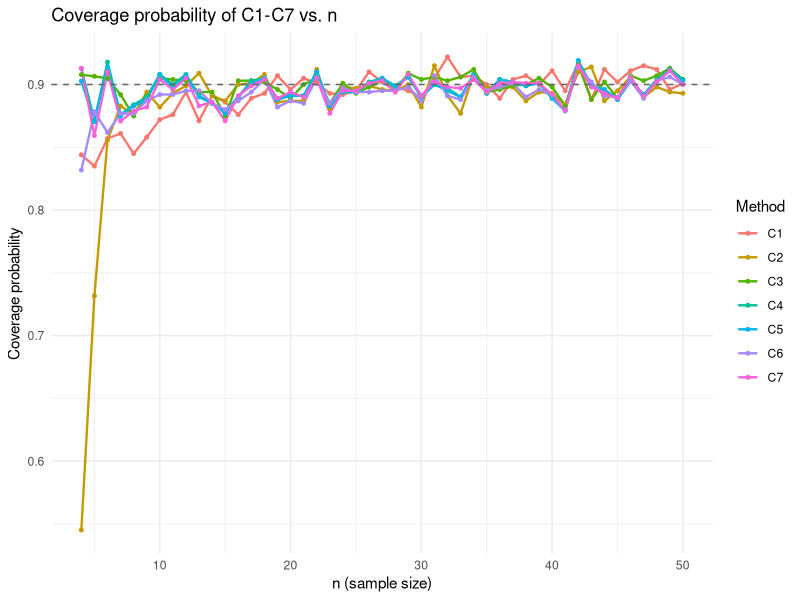

This figure's R source:
# Description
# TBD


# returns MLE given by Sundberg in equation (2) in chapter 2.2
# @ params
# t = c(t_1, ..., t_n) with t_i ~ Exp
# t_c censoring time
MLE_Sundberg <- function(t, t_c) {
  N <- sum(t <= t_c) # number of uncensored
  t_obs <- pmin(t, t_c)

  return(sum(t_obs) / N)
}


# returns CI regarding to Sundberg (see C1)
# @params
# t: is a n dimensional vector of observations whereas we assume 
# they are exponentially distributed
# t_c: censoring time 
# alpha: confidence niveau for the CI
C1_Sundberg <- function(N = NULL, t = NULL, t_c = NULL, alpha = 0.1) {

  if (is.null(t) == is.null(N)) {
    stop("Either 't' OR 'N' must be supplied.")
  }
  if (is.null(N)) {
    N <- sum(t < t_c) # number of uncensored
  }

  z <- qnorm(p = 1 - alpha / 2)
  c_lower <- 1 - z / sqrt(N)
  c_upper <- 1 + z / sqrt(N)

  if (is.null(t)) {
    if (! is.null(t_c)) {
      stop("If t is not given, t_c must also be null (don't need t_c for calculating c_l and c_u).")
    }

    return(list(
      c_lower = c_lower,
      c_upper = c_upper
    ))
  }

  if (is.null(t_c)) {
    stop("t_c must be given, if CI should be calculated")
  }
  
  theta_hat <- MLE_Sundberg(t, t_c)
  C1 <- c(
    theta_hat * c_lower, 
    theta_hat * c_upper
  )
  
  return(list(
      CI = unname(C1),
      c_lower = c_lower,
      c_upper = c_upper
    )
  )
    
}


C2_Sundberg <- function(N = NULL, t = NULL, t_c = NULL, alpha = 0.1) {

  if (is.null(t) == is.null(N)) {
    stop("Either 't' OR 'N' must be supplied.")
  }
  if (is.null(N)) {
    N <- sum(t < t_c) # number of uncensored
  }
   
  z <- qnorm(p = 1 - alpha / 2)
  
  c_lower <- 1 / (1 + z / sqrt(N))
  c_upper <- 1 / (1 - z / sqrt(N))

  if (is.null(t)) {
    if (! is.null(t_c)) {
      stop("If t is not given, t_c must also be null (don't need t_c for calculating c_l and c_u).")
    }

    return(list(
      c_lower = c_lower,
      c_upper = c_upper
    ))
  }
  if (is.null(t_c)) {
    stop("t_c must be given, if CI should be calculated")
  }

  theta_hat <- MLE_Sundberg(t, t_c)
 
  C2 <- c(
    theta_hat * c_lower, 
    theta_hat * c_upper
  )
  
  return(list(
      CI = unname(C2),
      c_lower = c_lower,
      c_upper = c_upper
    )
  )
}


C3_Sundberg <- function(N = NULL, t = NULL, t_c = NULL, alpha = 0.1) {

  if (is.null(t) == is.null(N)) {
    stop("Either 't' OR 'N' must be supplied.")
  }
  if (is.null(N)) {
    N <- sum(t < t_c) # number of uncensored
  }

  z <- qnorm(p = 1 - alpha / 2)
  
  c_lower <- exp(- z / sqrt(N))
  c_upper <- exp(z / sqrt(N))

  if (is.null(t)) {
    if (! is.null(t_c)) {
      stop("If t is not given, t_c must also be null (don't need t_c for calculating c_l and c_u).")
    }

    return(list(
      c_lower = c_lower,
      c_upper = c_upper
    ))
  }

  if (is.null(t_c)) {
    stop("t_c must be given, if CI should be calculated")
  }

  theta_hat <- MLE_Sundberg(t, t_c)

  C3 <- c(
    theta_hat * c_lower, 
    theta_hat * c_upper
  )
  
  return(list(
      CI = unname(C3),
      c_lower = c_lower,
      c_upper = c_upper
    )
  )
}


C4_Sundberg <- function(N = NULL, t = NULL, t_c = NULL, alpha = 0.1) {

  if (is.null(t) == is.null(N)) {
    stop("Either 't' OR 'N' must be supplied.")
  }
  if (is.null(N)) {
    N <- sum(t < t_c) # number of uncensored
  }
  
  z <- qnorm(p = 1 - alpha / 2)
  
  c_lower <- 1 / (1 + z / (3*sqrt(N)))^3
  c_upper <- 1 / (1 - z / (3*sqrt(N)))^3



  if (is.null(t)) {
    if (! is.null(t_c)) {
      stop("If t is not given, t_c must also be null (don't need t_c for calculating c_l and c_u).")
    }

    return(list(
      c_lower = c_lower,
      c_upper = c_upper
    ))
  }

  if (is.null(t_c)) {
    stop("t_c must be given, if CI should be calculated")
  }

  # maximum likelihood estimations
  theta_hat <- MLE_Sundberg(t, t_c)

  C4 <- c(
    theta_hat * c_lower, 
    theta_hat * c_upper
  )
  
  return(list(
      CI = unname(C4),
      c_lower = c_lower,
      c_upper = c_upper
    )
  )
}


C5_Sundberg <- function(t, t_c, alpha = 0.1) {
  theta_hat <- MLE_Sundberg(t, t_c)
  N <- sum(t < t_c) # number of uncensored
  z <- qnorm(p = 1 - alpha / 2)
  
  # h(theta) = 2N * (theta_hat/theta - 1 - log(theta_hat/theta)) - z^2
  # b1, b2 solve h(theta) = 0.
  # h is convex in theta with minimum -z^2 at theta = theta_hat,
  # and h -> +Inf as theta -> 0+ or theta -> Inf, so there are
  # exactly two roots: one below theta_hat, one above.
  h <- function(theta) {
    2 * N * (theta_hat / theta - 1 - log(theta_hat / theta)) - z^2
  }
  
  # lower root: search in (epsilon, theta_hat)
  b1 <- uniroot(h, interval = c(theta_hat * 1e-6, theta_hat))$root
  
  # upper root: search in (theta_hat, large multiple of theta_hat)
  # expand upper bound until a sign change is found, in case theta_hat is small
  upper <- theta_hat * 10
  while (h(upper) < 0) {
    upper <- upper * 10
  }
  b2 <- uniroot(h, interval = c(theta_hat, upper))$root
  
  C5 <- c(b1, b2)
  
  return(list(
      CI = unname(C5)
    )
  )
}



C6_Sundberg <- function(N = NULL, t = NULL, t_c = NULL, alpha = 0.1) {

  if (is.null(t) == is.null(N)) {
    stop("Either 't' OR 'N' must be supplied.")
  }
  if (is.null(N)) {
    N <- sum(t < t_c) # number of uncensored
  }

  q1 <- qchisq(p = 1 - alpha / 2, df = 2 * N)
  q2 <- qchisq(p = alpha / 2, df = 2 * N)
  
  c_lower <- 2 * N / q1
  c_upper <- 2 * N / q2

  if (is.null(t)) {
    if (! is.null(t_c)) {
      stop("If t is not given, t_c must also be null (don't need t_c for calculating c_l and c_u).")
    }

    return(list(
      c_lower = c_lower,
      c_upper = c_upper
    ))
  }

  if (is.null(t_c)) {
    stop("t_c must be given, if CI should be calculated")
  }

  theta_hat <- MLE_Sundberg(t, t_c)

  C6 <- c(
    theta_hat * c_lower, 
    theta_hat * c_upper
  )
  
  return(list(
      CI = unname(C6),
      c_lower = c_lower,
      c_upper = c_upper
    )
  )
}

C7_Sundberg <- function(N = NULL, t = NULL, t_c = NULL, alpha = 0.1) {
  
  if (is.null(t) == is.null(N)) {
    stop("Either 't' OR 'N' must be supplied.")
  }
  if (is.null(N)) {
    N <- sum(t < t_c) # number of uncensored
  }

  q1 <- qchisq(p = 1 - alpha / 2, df = 2 * N + 1)
  q2 <- qchisq(p = alpha / 2, df = 2 * N + 1)

  c_lower <- 2 * N / q1
  c_upper <- 2 * N / q2
  
  if (is.null(t)) {
    if (! is.null(t_c)) {
      stop("If t is not given, t_c must also be null (don't need t_c for calculating c_l and c_u).")
    }
    
    return(list(
      c_lower = c_lower,
      c_upper = c_upper
    ))
  }

  if (is.null(t_c)) {
    stop("t_c must be given, if CI should be calculated")
  }

  theta_hat <- MLE_Sundberg(t, t_c)

  C7 <- c(
    theta_hat * c_lower,
    theta_hat * c_upper
  )
  
  return(list(
      CI = unname(C7),
      c_lower = c_lower,
      c_upper = c_upper
    )
  )
}


# Observation: confidence intervals C1 and C2 differ a lot from the remaining intervals
# C3 - C7 are relatively similar

# for edge cases:
# C = 0, this means all observations are censored:
# C1 and C3, give a reasonable CI (-Inf, Inf) or (0, Inf)
# C2,  C4 and C7 give (0, 0)
# C5 and C6 fail

library(ggplot2)

is_valid_ci <- function(ci) {
  !is.null(ci) && length(ci) == 2 && !anyNA(ci)
}

n_seq <- 4:50

coverage_prob_1 <- numeric(50)
coverage_prob_2 <- numeric(50)
coverage_prob_3 <- numeric(50)
coverage_prob_4 <- numeric(50)
coverage_prob_5 <- numeric(50)
coverage_prob_6 <- numeric(50)
coverage_prob_7 <- numeric(50)

for (n in n_seq) {

  n_sim <- 1000
  theta <- 1

  is_in_C1 <- 0
  is_in_C2 <- 0
  is_in_C3 <- 0
  is_in_C4 <- 0
  is_in_C5 <- 0
  is_in_C6 <- 0
  is_in_C7 <- 0

  n_sim_1 <- n_sim
  n_sim_2 <- n_sim
  n_sim_3 <- n_sim
  n_sim_4 <- n_sim
  n_sim_5 <- n_sim
  n_sim_6 <- n_sim
  n_sim_7 <- n_sim
  
  for (i in 1:n_sim) {

    t <- rexp(n = n, rate = 1 / theta)

    C1 <- tryCatch(
      C1_Sundberg(t = t, t_c = 1, alpha = 0.1)$CI,
      error = function(e) NULL
    )
    C2 <- tryCatch(
      C2_Sundberg(t = t, t_c = 1, alpha = 0.1)$CI,
      error = function(e) NULL
    )
    C3 <- tryCatch(
      C3_Sundberg(t = t, t_c = 1, alpha = 0.1)$CI,
      error = function(e) NULL
    )
    C4 <- tryCatch(
      C4_Sundberg(t = t, t_c = 1, alpha = 0.1)$CI,
      error = function(e) NULL
    )
    C5 <- tryCatch(
      C5_Sundberg(t = t, t_c = 1, alpha = 0.1)$CI,
      error = function(e) NULL
    )
    C6 <- tryCatch(
      C6_Sundberg(t = t, t_c = 1, alpha = 0.1)$CI,
      error = function(e) NULL
    )
    C7 <- tryCatch(
      C7_Sundberg(t = t, t_c = 1, alpha = 0.1)$CI,
      error = function(e) NULL
    )

    if (!is_valid_ci(C1)) {
      n_sim_1 <- n_sim_1 - 1
    } else if (theta > C1[1] && theta < C1[2]) {
      is_in_C1 <- is_in_C1 + 1
    }

    if (!is_valid_ci(C2)) {
      n_sim_2 <- n_sim_2 - 1
    } else if (theta > C2[1] && theta < C2[2]) {
      is_in_C2 <- is_in_C2 + 1
    }

    if (!is_valid_ci(C3)) {
      n_sim_3 <- n_sim_3 - 1
    } else if (theta > C3[1] && theta < C3[2]) {
      is_in_C3 <- is_in_C3 + 1
    }

    if (!is_valid_ci(C4)) {
      n_sim_4 <- n_sim_4 - 1
    } else if (theta > C4[1] && theta < C4[2]) {
      is_in_C4 <- is_in_C4 + 1
    }

    if (!is_valid_ci(C5)) {
      n_sim_5 <- n_sim_5 - 1
    } else if (theta > C5[1] && theta < C5[2]) {
      is_in_C5 <- is_in_C5 + 1
    }

    if (!is_valid_ci(C6)) {
      n_sim_6 <- n_sim_6 - 1
    } else if (theta > C6[1] && theta < C6[2]) {
      is_in_C6 <- is_in_C6 + 1
    }

    if (!is_valid_ci(C7)) {
      n_sim_7 <- n_sim_7 - 1
    } else if (theta > C7[1] && theta < C7[2]) {
      is_in_C7 <- is_in_C7 + 1
    }
  }

  coverage_prob_1[n] <- is_in_C1 / n_sim_1
  coverage_prob_2[n] <- is_in_C2 / n_sim_2
  coverage_prob_3[n] <- is_in_C3 / n_sim_3
  coverage_prob_4[n] <- is_in_C4 / n_sim_4
  coverage_prob_5[n] <- is_in_C5 / n_sim_5
  coverage_prob_6[n] <- is_in_C6 / n_sim_6
  coverage_prob_7[n] <- is_in_C7 / n_sim_7
}





results_df <- data.frame(
  n = rep(n_seq, times = 7),
  coverage = c(
    coverage_prob_1[n_seq],
    coverage_prob_2[n_seq],
    coverage_prob_3[n_seq],
    coverage_prob_4[n_seq],
    coverage_prob_5[n_seq],
    coverage_prob_6[n_seq],
    coverage_prob_7[n_seq]
  ),
  method = rep(paste0("C", 1:7), each = length(n_seq))
)


ggplot(results_df, aes(x = n, y = coverage, color = method)) +
  geom_line(linewidth = 0.8) +
  geom_point(size = 1) +
  geom_hline(yintercept = 0.9, linetype = "dashed", color = "grey40") +
  labs(
    x = "n (sample size)",
    y = "Coverage probability",
    title = "Coverage probability of C1-C7 vs. n",
    color = "Method"
  ) +
  theme_minimal()
